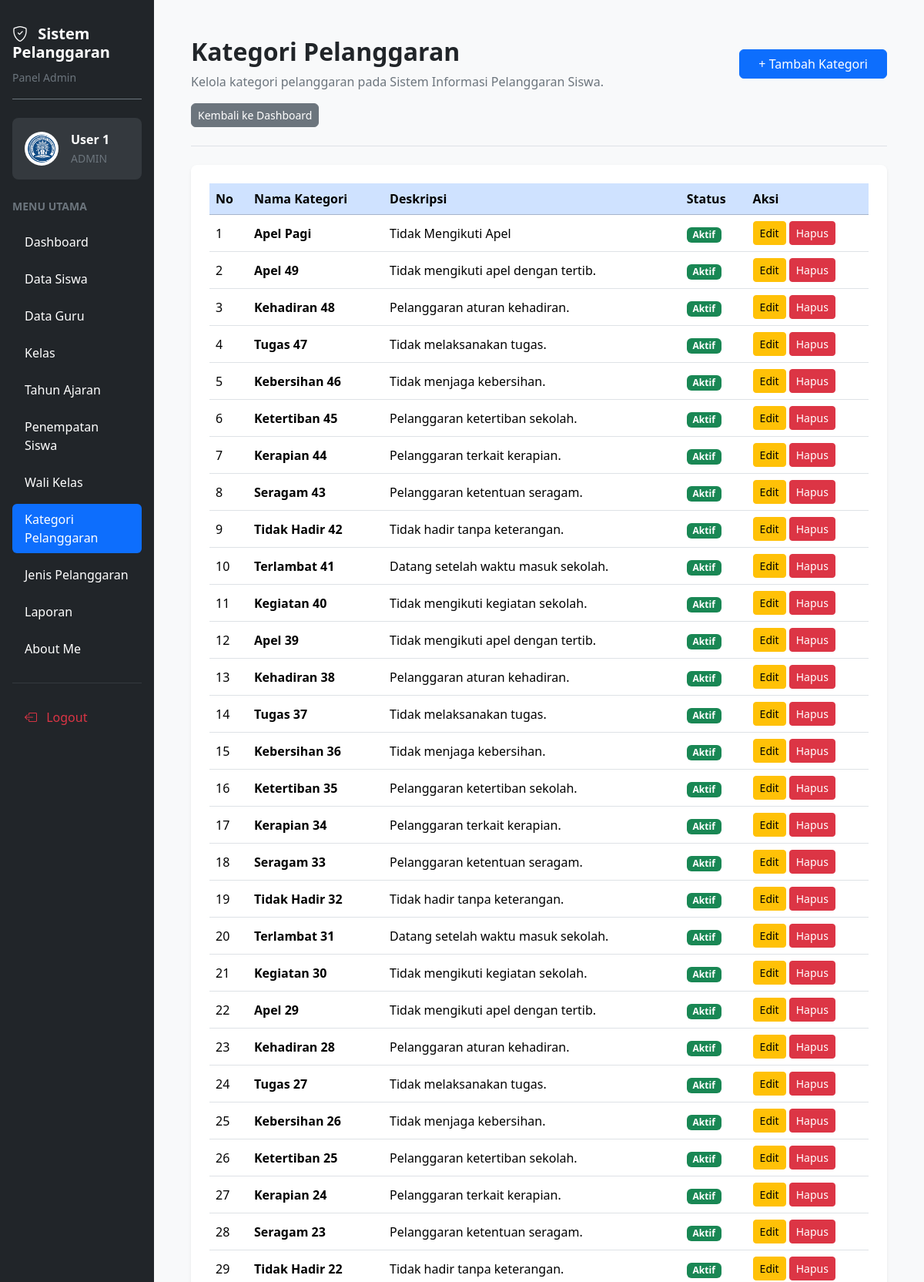
The page /kategori_pelanggaran.php (signed in, upper part) on the database its author committed.
### tables this page shows
CREATE TABLE `t_pelanggaran_kategori` (
  `id` int(11) NOT NULL,
  `nama` varchar(100) NOT NULL,
  `deksripsi` text NOT NULL,
  `status_aktif` tinyint(1) NOT NULL,
  `created_at` timestamp NOT NULL DEFAULT current_timestamp(),
  `updated_at` timestamp NOT NULL DEFAULT current_timestamp()
);

### kategori_pelanggaran.php (the view, shortened to what this page needs)
<?php
require_once __DIR__ . "/config/koneksi.php";
$query = mysqli_query(
    $koneksi,
    "SELECT * FROM t_pelanggaran_kategori ORDER BY id DESC"
);
$nama = htmlspecialchars(
    $_SESSION['name'] ?? 'Pengguna',
    ENT_QUOTES,
    'UTF-8'
);
?>
<!DOCTYPE html>
<html lang="id">
<head>
    <link href="https://cdn.jsdelivr.net/npm/bootstrap@5.3.3/dist/css/bootstrap.min.css" rel="stylesheet">
    <link href="https://cdn.jsdelivr.net/npm/bootstrap-icons@1.11.3/font/bootstrap-icons.min.css" rel="stylesheet">
    <link href="https://cdn.datatables.net/2.3.4/css/dataTables.bootstrap5.min.css" rel="stylesheet">
</head>
<body class="bg-light overflow-hidden">
<div class="container-fluid vh-100 overflow-hidden">
    <div class="row h-100 flex-nowrap">
        <aside class="col-3 col-md-3 col-lg-2 bg-dark vh-100 overflow-auto p-3 flex-shrink-0">
            <div class="text-white mb-4 pt-3 pb-3 border-bottom border-secondary">
                <h5 class="fw-bold mb-2">
                    <i class="bi bi-shield-check me-2"></i>
                    Sistem Pelanggaran
                </h5>
                <small class="text-secondary">Panel Admin</small>
            </div>
            <div class="bg-secondary bg-opacity-25 rounded-3 p-3 mb-4">
                <div class="d-flex align-items-center gap-3">
                    <img
                        src="logo.png"
                        alt="Logo Aplikasi"
                        width="44"
                        height="44"
                        class="rounded-circle bg-white p-1"
                    >
                    <div class="text-white text-break">
                        <div class="fw-semibold"><?= $nama; ?></div>
                        <small class="text-secondary">ADMIN</small>
                    </div>
                </div>
            </div>
            <div class="text-secondary small fw-semibold mb-3">
                MENU UTAMA
            </div>
            <ul class="nav nav-pills flex-column gap-2">
                <li class="nav-item">
                    <a href="dashboard.php" class="nav-link text-white rounded-2 py-2 px-3">
                        Dashboard
                    </a>
                </li>
                <li class="nav-item">
                    <a href="siswa.php" class="nav-link text-white rounded-2 py-2 px-3">
                        Data Siswa
                    </a>
                </li>
                <li class="nav-item">
                    <a href="guru.php" class="nav-link text-white rounded-2 py-2 px-3">
                        Data Guru
                    </a>
                </li>
                <li class="nav-item">
                    <a href="kelas.php" class="nav-link text-white rounded-2 py-2 px-3">
                        Kelas
                    </a>
                </li>
                <li class="nav-item">
                    <a href="tahun_ajaran.php" class="nav-link text-white rounded-2 py-2 px-3">
                        Tahun Ajaran
                    </a>
                </li>
                <li class="nav-item">
                    <a href="penempatan_siswa.php" class="nav-link text-white rounded-2 py-2 px-3">
                        Penempatan Siswa
                    </a>
                </li>
                <li class="nav-item">
                    <a href="wali_kelas.php" class="nav-link text-white rounded-2 py-2 px-3">
                        Wali Kelas
                    </a>
                </li>
                <li class="nav-item">
                    <a href="kategori_pelanggaran.php" class="nav-link active rounded-2 py-2 px-3" aria-current="page">
                        Kategori Pelanggaran
                    </a>
                </li>
                <li class="nav-item">
                    <a href="jenis_pelanggaran.php" class="nav-link text-white rounded-2 py-2 px-3">
                        Jenis Pelanggaran
                    </a>
                </li>
                <li class="nav-item">
                    <a href="laporan.php" class="nav-link text-white rounded-2 py-2 px-3">
                        Laporan
                    </a>
                </li>
                <li class="nav-item">
                    <a href="abautme.php" class="nav-link text-white rounded-2 py-2 px-3">
                        About Me
                    </a>
                </li>
            </ul>
            <hr class="border-secondary my-4">
            <a href="logout.php" class="nav-link text-danger rounded-2 py-2 px-3">
                <i class="bi bi-box-arrow-left me-2"></i>
                Logout
            </a>
        </aside>
        <main class="col-9 col-md-9 col-lg-10 vh-100 overflow-auto p-3 p-lg-5">
            <div class="mb-4 pb-4 border-bottom">
                <div class="d-flex flex-wrap justify-content-between align-items-center gap-3">
                    <div>
                        <h2 class="fw-bold mb-2">
                            Kategori Pelanggaran
                        </h2>
                        <p class="text-secondary mb-0">
                            Kelola kategori pelanggaran pada Sistem Informasi Pelanggaran Siswa.
                        </p>
                    </div>
                    <a href="tambah_kategori_pelanggaran.php" class="btn btn-primary rounded-2 px-4">
                        + Tambah Kategori
                    </a>
                </div>
                <div class="mt-3">
                    <a href="dashboard.php" class="btn btn-secondary btn-sm rounded-2">
                        Kembali ke Dashboard
                    </a>
                </div>
            </div>
            <div class="card border-0 shadow-sm rounded-3">
                <div class="card-body p-3 p-lg-4">
                    <div class="table-responsive">
                        <table id="tabelKategori" class="table table-hover align-middle">
                            <thead>
                                <tr class="table-primary">
                                    <th>No</th>
                                    <th>Nama Kategori</th>
                                    <th>Deskripsi</th>
                                    <th>Status</th>
                                    <th>Aksi</th>
                                </tr>
                            </thead>
                            <tbody>
                                <?php
                                $no = 1;
                                while ($data = mysqli_fetch_assoc($query)):
                                ?>
                                    <tr>
                                        <td>
                                            <?= $no++; ?>
                                        </td>
                                        <td>
                                            <strong>
                                                <?= htmlspecialchars($data['nama'] ?? '', ENT_QUOTES, 'UTF-8'); ?>
                                            </strong>
                                        </td>
                                        <td>
                                            <?= htmlspecialchars($data['deksripsi'] ?? '', ENT_QUOTES, 'UTF-8'); ?>
                                        </td>
                                        <td>
                                            <?php if (($data['status_aktif'] ?? 0) == 1): ?>
                                                <span class="badge bg-success">
                                                    Aktif
                                                </span>
                                            <?php else: ?>
                                                <span class="badge bg-secondary">
                                                    Tidak Aktif
                                                </span>
                                            <?php endif; ?>
                                        </td>
                                        <td>
                                            <div class="d-flex gap-1">
                                                <a
                                                    href="edit_kategori_pelanggaran.php?id=<?= (int) $data['id']; ?>"
                                                    class="btn btn-warning btn-sm"
                                                >
                                                    Edit
                                                </a>
                                                <form
                                                    action="hapus_kategori_pelanggaran.php"
                                                    method="POST"
                                                    onsubmit="return confirm('Yakin ingin menghapus permanen kategori beserta seluruh data pelanggarannya?');"
                                                >
                                                    <button
                                                        type="submit"
                                                        name="hapus"
                                                        class="btn btn-danger btn-sm"
                                                    >
                                                        Hapus
                                                    </button>
                                                </form>
                                            </div>
                                        </td>
                                    </tr>
                                <?php endwhile; ?>
                            </tbody>
                        </table>
                    </div>
                </div>
            </div>
        </main>
    </div>
</div>
</body>
</html>

### rows shown on the page
t_pelanggaran_kategori: nama "Apel Pagi", deksripsi "Tidak Mengikuti Apel", status_aktif "Aktif"
t_pelanggaran_kategori: nama "Apel 49", deksripsi "Tidak mengikuti apel dengan tertib.", status_aktif "Aktif"
t_pelanggaran_kategori: nama "Kehadiran 48", deksripsi "Pelanggaran aturan kehadiran.", status_aktif "Aktif"
t_pelanggaran_kategori: nama "Tugas 47", deksripsi "Tidak melaksanakan tugas.", status_aktif "Aktif"
t_pelanggaran_kategori: nama "Kebersihan 46", deksripsi "Tidak menjaga kebersihan.", status_aktif "Aktif"
t_pelanggaran_kategori: nama "Ketertiban 45", deksripsi "Pelanggaran ketertiban sekolah.", status_aktif "Aktif"
t_pelanggaran_kategori: nama "Kerapian 44", deksripsi "Pelanggaran terkait kerapian.", status_aktif "Aktif"
t_pelanggaran_kategori: nama "Seragam 43", deksripsi "Pelanggaran ketentuan seragam.", status_aktif "Aktif"
t_pelanggaran_kategori: nama "Tidak Hadir 42", deksripsi "Tidak hadir tanpa keterangan.", status_aktif "Aktif"
t_pelanggaran_kategori: nama "Terlambat 41", deksripsi "Datang setelah waktu masuk sekolah.", status_aktif "Aktif"
t_pelanggaran_kategori: nama "Kegiatan 40", deksripsi "Tidak mengikuti kegiatan sekolah.", status_aktif "Aktif"
t_pelanggaran_kategori: nama "Apel 39", deksripsi "Tidak mengikuti apel dengan tertib.", status_aktif "Aktif"
t_pelanggaran_kategori: nama "Kehadiran 38", deksripsi "Pelanggaran aturan kehadiran.", status_aktif "Aktif"
t_pelanggaran_kategori: nama "Tugas 37", deksripsi "Tidak melaksanakan tugas.", status_aktif "Aktif"
t_pelanggaran_kategori: nama "Kebersihan 36", deksripsi "Tidak menjaga kebersihan.", status_aktif "Aktif"
t_pelanggaran_kategori: nama "Ketertiban 35", deksripsi "Pelanggaran ketertiban sekolah.", status_aktif "Aktif"
t_pelanggaran_kategori: nama "Kerapian 34", deksripsi "Pelanggaran terkait kerapian.", status_aktif "Aktif"
t_pelanggaran_kategori: nama "Seragam 33", deksripsi "Pelanggaran ketentuan seragam.", status_aktif "Aktif"
t_pelanggaran_kategori: nama "Tidak Hadir 32", deksripsi "Tidak hadir tanpa keterangan.", status_aktif "Aktif"
t_pelanggaran_kategori: nama "Terlambat 31", deksripsi "Datang setelah waktu masuk sekolah.", status_aktif "Aktif"
t_pelanggaran_kategori: nama "Kegiatan 30", deksripsi "Tidak mengikuti kegiatan sekolah.", status_aktif "Aktif"
t_pelanggaran_kategori: nama "Apel 29", deksripsi "Tidak mengikuti apel dengan tertib.", status_aktif "Aktif"
t_pelanggaran_kategori: nama "Kehadiran 28", deksripsi "Pelanggaran aturan kehadiran.", status_aktif "Aktif"
t_pelanggaran_kategori: nama "Tugas 27", deksripsi "Tidak melaksanakan tugas.", status_aktif "Aktif"
t_pelanggaran_kategori: nama "Kebersihan 26", deksripsi "Tidak menjaga kebersihan.", status_aktif "Aktif"
t_pelanggaran_kategori: nama "Ketertiban 25", deksripsi "Pelanggaran ketertiban sekolah.", status_aktif "Aktif"
t_pelanggaran_kategori: nama "Kerapian 24", deksripsi "Pelanggaran terkait kerapian.", status_aktif "Aktif"
t_pelanggaran_kategori: nama "Seragam 23", deksripsi "Pelanggaran ketentuan seragam.", status_aktif "Aktif"
t_pelanggaran_kategori: nama "Tidak Hadir 22", deksripsi "Tidak hadir tanpa keterangan.", status_aktif "Aktif"

### other values the page prints
$nama "User 1"
